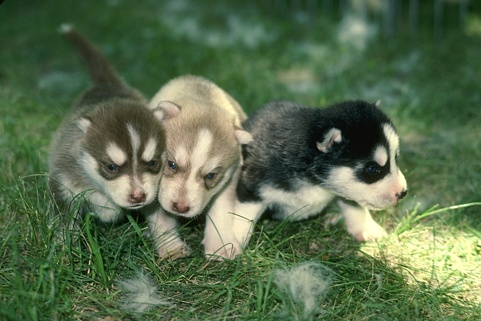
//> input picture edge detector/test_image/Dogs.jpg, 481 x 321 px
$ ./canny_edge test_image/Dogs.jpg 3 3   (built with g++ and OpenCV 4)
//> lines starting //> are read from the running program, lines starting //| are printed output that depends on the picture
/*
Version of OS - Ubuntu 18.04.3 LTS
IDE - Visual Studio Code for C++
Compiler- g++ (Ubuntu 7.4.0-1ubuntu1~18.04.1) 7.4.0
Linker - g++
Image Viewing Software - ImageJ (http://rsb.info.nih.gov/ij/)

This code belongs to Yogesh Gajjar
------------------------------------------------------------------------
                Problem 1b. Canny Edge Detector
------------------------------------------------------------------------
ALGORITHM IMPLEMENTED
1.  Read the input image using imread and initialize variables as Mat datatype
2.  Convert the image into grayscale image using the function CvtColor.
3.  Call the canny function to generate edges. Note: Canny function has Guassian blur function inbuilt. Also, provide lower and upper threshold values.
4.  Write the image into a file.

STEPS TO RUN THE CODE
1.  Open terminal and change the directory where the source code files are downloaded.
2.  Compile the codes using: "g++ sourcecode.cpp -o output `pkg-config --cflags --libs opencv`"
3.  Modify the directory in at line no 72 to the current directory.
3.  Run and execute the code and then write "./program low_threshold high_threshold"
4.  Use the Image Viewing Software to see the results.

*/


#include <iostream>
#include <stdio.h>
#include <string>
#include "opencv2/core/core.hpp"
#include "opencv2/highgui/highgui.hpp"
#include "opencv2/imgproc/imgproc.hpp"

using namespace std;
using namespace cv;

class CannyImage {
private:
    Mat gray, canny, image, thresh;
    int low, high;
public:
    CannyImage(int, int);
    void cannyImage();
    void readImage(string);
    void writeImage();
};

CannyImage::CannyImage(int l, int h) {
    low = l;
    high = h;
}

void CannyImage::readImage(string file) {
//> called with file = "test_image/Dogs.jpg"
    image = imread(file.data());
//> image is the input picture: 321 rows x 481 cols, CV_8UC3; mean B, G, R 76.6, 108.3, 88.1
}

void CannyImage::cannyImage() {
    cvtColor(image, gray, CV_RGB2GRAY);
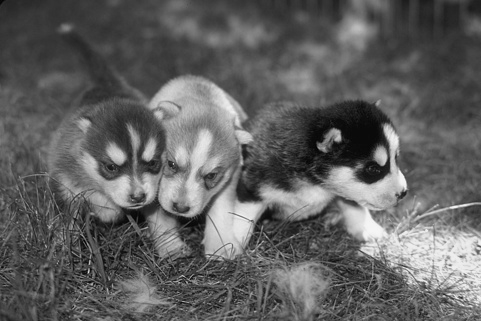
//> gray: 321 rows x 481 cols, CV_8UC1; min 1, max 246, mean 96.5
    Canny(gray, canny, low, high);
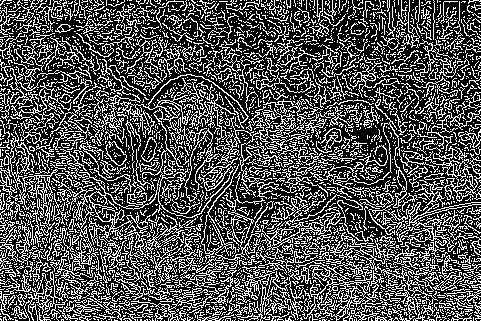
//> canny: 321 rows x 481 cols, CV_8UC1; 32.5% white in thin lines or dots
    threshold(canny, thresh, 127, 255, THRESH_BINARY_INV);
//> thresh: 321 rows x 481 cols, CV_8UC1; 67.5% white; black in thin lines or dots
}

void CannyImage::writeImage() {
    imshow("image", thresh);
    imwrite( "canny.jpg", thresh);
    waitKey(0);
}


int main(int argc, char **argv)
{
    if (argc != 4)
    {
        cout << " Enter the image name: " << endl;
        return -1;
    }

    int low{atoi(argv[2])}, high{atoi(argv[3])};
    CannyImage canny{low, high};
    canny.readImage(argv[1]);
    canny.cannyImage();
    canny.writeImage();
    return 0;
}
